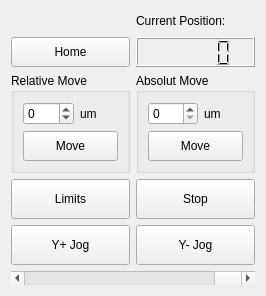
<?xml version="1.0" encoding="UTF-8"?>
<ui version="4.0">
 <class>Form</class>
 <widget class="QWidget" name="Form">
  <property name="geometry">
   <rect>
    <x>0</x>
    <y>0</y>
    <width>266</width>
    <height>296</height>
   </rect>
  </property>
  <property name="windowTitle">
   <string>Form</string>
  </property>
  <layout class="QGridLayout" name="gridLayout">
   <item row="7" column="2">
    <widget class="QPushButton" name="Stop">
     <property name="minimumSize">
      <size>
       <width>0</width>
       <height>40</height>
      </size>
     </property>
     <property name="text">
      <string>Stop</string>
     </property>
    </widget>
   </item>
   <item row="10" column="1" colspan="2">
    <widget class="QScrollBar" name="Scroll">
     <property name="maximum">
      <number>299</number>
     </property>
     <property name="orientation">
      <enum>Qt::Horizontal</enum>
     </property>
     <property name="invertedAppearance">
      <bool>true</bool>
     </property>
    </widget>
   </item>
   <item row="2" column="1">
    <widget class="QLabel" name="StatusLabel">
     <property name="text">
      <string/>
     </property>
    </widget>
   </item>
   <item row="3" column="1">
    <widget class="QPushButton" name="Home">
     <property name="minimumSize">
      <size>
       <width>0</width>
       <height>30</height>
      </size>
     </property>
     <property name="text">
      <string>Home</string>
     </property>
    </widget>
   </item>
   <item row="2" column="2">
    <widget class="QLabel" name="CurPos">
     <property name="text">
      <string>Current Position:</string>
     </property>
    </widget>
   </item>
   <item row="3" column="2">
    <widget class="QLCDNumber" name="CurrentPos"/>
   </item>
   <item row="7" column="1">
    <widget class="QPushButton" name="Limits">
     <property name="minimumSize">
      <size>
       <width>0</width>
       <height>40</height>
      </size>
     </property>
     <property name="text">
      <string>Limits</string>
     </property>
    </widget>
   </item>
   <item row="4" column="1">
    <widget class="QGroupBox" name="RelativeMove">
     <property name="title">
      <string>Relative Move</string>
     </property>
     <layout class="QGridLayout" name="gridLayout_2">
      <item row="1" column="0">
       <widget class="QDoubleSpinBox" name="RelativePos">
        <property name="minimumSize">
         <size>
          <width>50</width>
          <height>0</height>
         </size>
        </property>
        <property name="decimals">
         <number>0</number>
        </property>
        <property name="minimum">
         <double>-299.000000000000000</double>
        </property>
        <property name="maximum">
         <double>299.000000000000000</double>
        </property>
       </widget>
      </item>
      <item row="1" column="1">
       <widget class="QLabel" name="mm">
        <property name="text">
         <string>um</string>
        </property>
       </widget>
      </item>
      <item row="3" column="0" colspan="2">
       <widget class="QPushButton" name="MoveRE">
        <property name="minimumSize">
         <size>
          <width>0</width>
          <height>30</height>
         </size>
        </property>
        <property name="text">
         <string>Move</string>
        </property>
       </widget>
      </item>
     </layout>
    </widget>
   </item>
   <item row="4" column="2">
    <widget class="QGroupBox" name="AbsoluteMove">
     <property name="title">
      <string>Absolut Move</string>
     </property>
     <layout class="QGridLayout" name="gridLayout_3">
      <item row="3" column="0">
       <widget class="QDoubleSpinBox" name="DesirePos">
        <property name="minimumSize">
         <size>
          <width>50</width>
          <height>0</height>
         </size>
        </property>
        <property name="sizeIncrement">
         <size>
          <width>0</width>
          <height>0</height>
         </size>
        </property>
        <property name="decimals">
         <number>0</number>
        </property>
        <property name="maximum">
         <double>299.000000000000000</double>
        </property>
       </widget>
      </item>
      <item row="3" column="1">
       <widget class="QLabel" name="mm_2">
        <property name="text">
         <string>um</string>
        </property>
       </widget>
      </item>
      <item row="4" column="0" colspan="2">
       <widget class="QPushButton" name="MoveAB">
        <property name="minimumSize">
         <size>
          <width>0</width>
          <height>30</height>
         </size>
        </property>
        <property name="text">
         <string>Move</string>
        </property>
       </widget>
      </item>
     </layout>
    </widget>
   </item>
   <item row="8" column="2">
    <widget class="QPushButton" name="JogMinus">
     <property name="minimumSize">
      <size>
       <width>0</width>
       <height>40</height>
      </size>
     </property>
     <property name="text">
      <string>Y- Jog</string>
     </property>
    </widget>
   </item>
   <item row="8" column="1">
    <widget class="QPushButton" name="JogPlus">
     <property name="minimumSize">
      <size>
       <width>0</width>
       <height>40</height>
      </size>
     </property>
     <property name="text">
      <string>Y+ Jog</string>
     </property>
    </widget>
   </item>
  </layout>
 </widget>
 <resources/>
 <connections/>
</ui>
